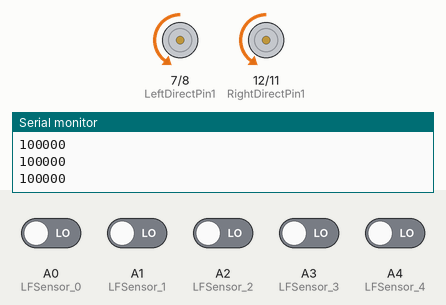
A sketch run on a simulated Arduino Uno, built with avr-gcc and run on an emulated ATmega328P. Shown: motor-driver pin pairs drawn as motors (green arrow = first pin HIGH = forward, orange = second pin HIGH = backward, longer = more drive, scaled by the enable pin), the last lines printed to the serial monitor. The inputs (shaded band) are chosen by the test bench; at power-on: A0 (LFSensor_0), A1 (LFSensor_1), A2 (LFSensor_2), A3 (LFSensor_3), A4 (LFSensor_4) LOW.

Above: at 1.2 s.
1.3 s: A0 (LFSensor_0) driven HIGH
At 1.5 s:
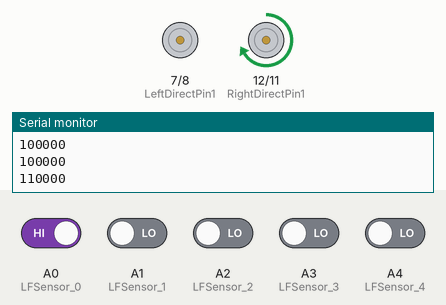
4.3 s: A0 (LFSensor_0) driven LOW
At 4.81 s:
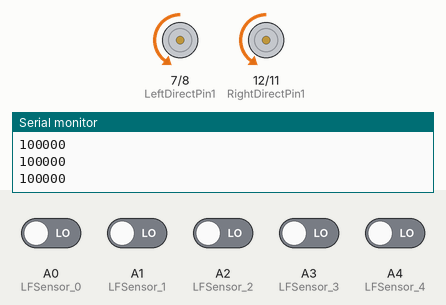
7.3 s: A3 (LFSensor_3) driven HIGH
At 7.52 s:
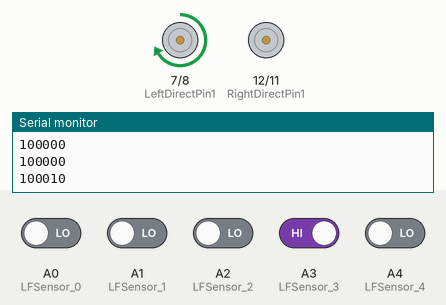
10.3 s: A1 (LFSensor_1) driven HIGH
At 10.8 s:
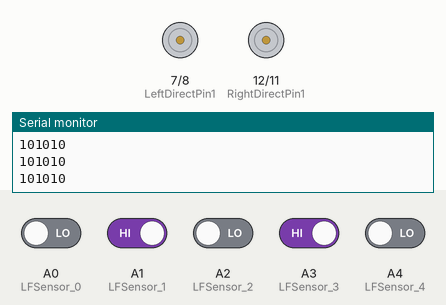
11.8 s: A1 (LFSensor_1) driven LOW
At 12.0 s:
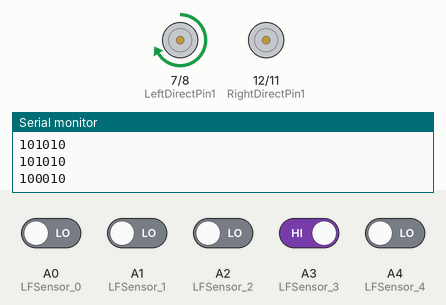
14.8 s: A3 (LFSensor_3) driven LOW
At 15.31 s:
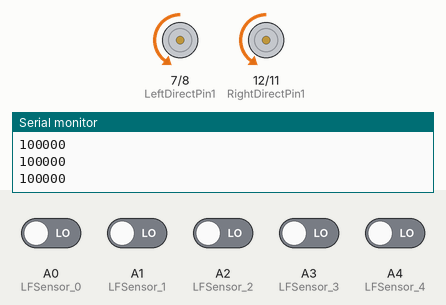
Timing chart, 0 to 17.8 s (numbered marks = the images above; inputs shaded):
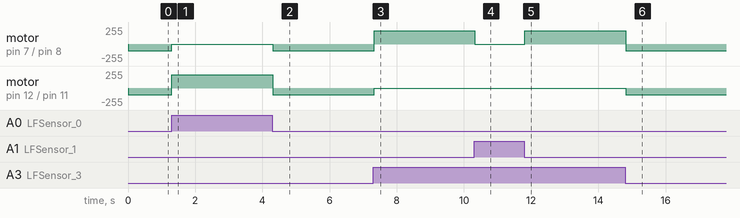

Measured:
- after the input at 1.3 s, motor on pin 7 (LeftDirectPin1) / pin 8 (LeftDirectPin2): backward 100/255 → stopped at once; motor on pin 12 (RightDirectPin1) / pin 11 (RightDirectPin2): backward 100/255 → forward 200/255 at once
- after the input at 4.3 s, motor on pin 7 (LeftDirectPin1) / pin 8 (LeftDirectPin2): stopped → backward 100/255 at once; motor on pin 12 (RightDirectPin1) / pin 11 (RightDirectPin2): forward 200/255 → backward 100/255 at once
- after the input at 7.3 s, motor on pin 7 (LeftDirectPin1) / pin 8 (LeftDirectPin2): backward 100/255 → forward 200/255 at once; motor on pin 12 (RightDirectPin1) / pin 11 (RightDirectPin2): backward 100/255 → stopped at once
- after the input at 10.3 s, motor on pin 7 (LeftDirectPin1) / pin 8 (LeftDirectPin2): forward 200/255 → stopped at once
- after the input at 11.8 s, motor on pin 7 (LeftDirectPin1) / pin 8 (LeftDirectPin2): stopped → forward 200/255 at once
- after the input at 14.8 s, motor on pin 7 (LeftDirectPin1) / pin 8 (LeftDirectPin2): forward 200/255 → backward 100/255 at once; motor on pin 12 (RightDirectPin1) / pin 11 (RightDirectPin2): stopped → backward 100/255 at once

The sketch:

v2smartcar-4.ino
```cpp
// (licence header left out)
/*Declare L298N Dual H-Bridge Motor Controller directly since there is not a library to load.*/
//Define L298N Dual H-Bridge Motor Controller Pins
#define speedPinR 9   //  RIGHT PWM pin connect MODEL-X ENA
#define RightDirectPin1  12  //  Right Motor direction pin 1 to MODEL-X IN1
#define RightDirectPin2  11   // Right Motor direction pin 2 to MODEL-X IN2
#define speedPinL 6     //  Left PWM pin connect MODEL-X ENB
#define LeftDirectPin1  7   // Left Motor direction pin 1 to MODEL-X IN3
#define LeftDirectPin2  8   //Left Motor direction pin 1 to MODEL-X IN4

/*From left to right, connect to D3,A1-A3 ,D10*/
#define LFSensor_0 A0
#define LFSensor_1 A1
#define LFSensor_2 A2
#define LFSensor_3 A3
#define LFSensor_4 A4

#define SPEED   200 //motor in   speed

 char sensor[5];
 /*read sensor value string, 1 stands for black, 0 starnds for white, i.e 10000 means the first sensor(from left) detect black line, other 4 sensors detected white ground */
String read_sensor_values()
{   int sensorvalue=32;
  sensor[0]= digitalRead(LFSensor_0);

  sensor[1]=digitalRead(LFSensor_1);

  sensor[2]=digitalRead(LFSensor_2);

  sensor[3]=digitalRead(LFSensor_3);

  sensor[4]=digitalRead(LFSensor_4);
  sensorvalue +=sensor[0]*16+sensor[1]*8+sensor[2]*4+sensor[3]*2+sensor[4];

  String senstr= String(sensorvalue,BIN);
  Serial.println(senstr);
  return senstr.substring(1,6);
}

void go_Advance(void)  //Forward
{
  digitalWrite(RightDirectPin1, HIGH);
  digitalWrite(RightDirectPin2,LOW);
  digitalWrite(LeftDirectPin1,HIGH);
  digitalWrite(LeftDirectPin2,LOW);
}
void go_Left(void)  //Turn left
{
  digitalWrite(RightDirectPin1, HIGH);
  digitalWrite(RightDirectPin2,LOW);
  digitalWrite(LeftDirectPin1,LOW);
  digitalWrite(LeftDirectPin2,HIGH);
}
void go_Right(void)  //Turn right
{
  digitalWrite(RightDirectPin1, LOW);
  digitalWrite(RightDirectPin2,HIGH);
  digitalWrite(LeftDirectPin1,HIGH);
  digitalWrite(LeftDirectPin2,LOW);
}
void go_Back(void)  //Reverse
{
  digitalWrite(RightDirectPin1, LOW);
  digitalWrite(RightDirectPin2,HIGH);
  digitalWrite(LeftDirectPin1,LOW);
  digitalWrite(LeftDirectPin2,HIGH);
}
void stop_Stop()    //Stop
{
  digitalWrite(RightDirectPin1, LOW);
  digitalWrite(RightDirectPin2,LOW);
  digitalWrite(LeftDirectPin1,LOW);
  digitalWrite(LeftDirectPin2,LOW);
}
/*set motor speed */
void set_Motorspeed(int speed_L,int speed_R)
{
  analogWrite(speedPinL,speed_L);
  analogWrite(speedPinR,speed_R);
}

void setup()
{
 pinMode(speedPinL,OUTPUT); //left motor PWM pin
 pinMode(speedPinR,OUTPUT); //rignt motor PWM  pin
 pinMode(RightDirectPin1,OUTPUT); //left motor direction pin1
 pinMode(RightDirectPin2,OUTPUT); //left motor direction pin2
 pinMode(LeftDirectPin1,OUTPUT); //right motor direction Pin 1
 pinMode(LeftDirectPin2,OUTPUT);  //right motor direction Pin 2

  /*line follow sensors */
 pinMode(LFSensor_0,INPUT);
 pinMode(LFSensor_1,INPUT);
 pinMode(LFSensor_2,INPUT);
 pinMode(LFSensor_3,INPUT);
 pinMode(LFSensor_4,INPUT);
 Serial.begin(9600);
}

void auto_tracking(){
 String sensorval= read_sensor_values();
 //Serial.println(sensorval);
 if (sensorval=="10100" or sensorval=="00100" or sensorval=="01100" or sensorval=="11100" or sensorval=="11000" or sensorval=="10000"  or sensorval=="01000")
 {
  //The black line is in the left of the car, need  left turn
      go_Left();  //Turn left
    set_Motorspeed(0,SPEED);
    delay(200);
    stop_Stop();
    }

 if (sensorval=="00101" or sensorval=="00110" or sensorval=="00111" or sensorval=="00011" or sensorval=="00001"  or sensorval=="00010" ){ //The black line is  on the right of the car, need  right turn

     go_Right();  //Turn right
       set_Motorspeed(SPEED,0);
           delay(200);
    stop_Stop();
    }

 if (sensorval=="11111" or sensorval=="01111" or sensorval=="11110"){
     stop_Stop();   //The car front touch stop line, need stop
     set_Motorspeed(0,0);
    }
     if (sensorval=="00000" ){
     go_Back();   //The car front touch stop line, need stop
     set_Motorspeed(100,100);
     delay(100);
     stop_Stop();
    }
}

void loop(){

auto_tracking();
}
```
